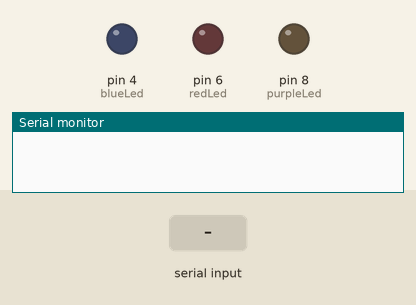
Bench run of a sketch on a simulated Arduino Uno, built with avr-gcc and run on an emulated ATmega328P. Shown: output pins drawn as LEDs (lit = HIGH), the last lines printed to the serial monitor. Inputs (shaded band) come from the test bench.

Above: at 1.2 s.
1.3 s: "azul\n" received over Serial
At 2.3 s:
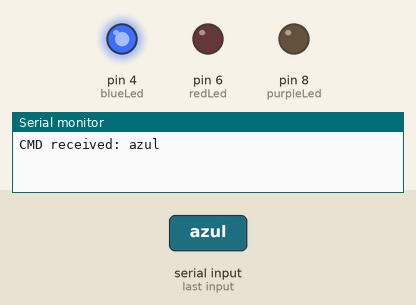
2.8 s: "rojo\n" received over Serial
At 3.4 s:
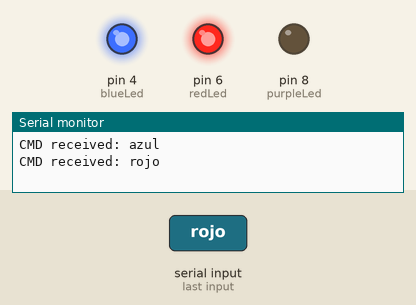
4.3 s: "morado\n" received over Serial
At 4.6 s:
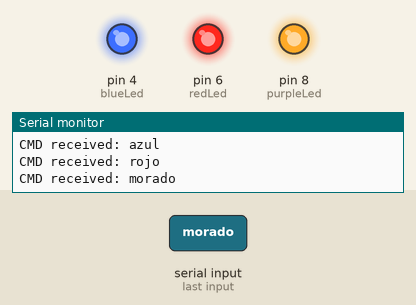
7.3 s: "azul\n" received over Serial
At 8.1 s:
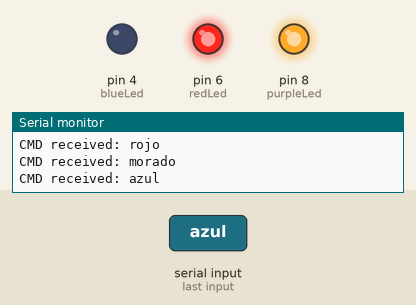
8.8 s: "rojo\n" received over Serial
At 9.2 s:
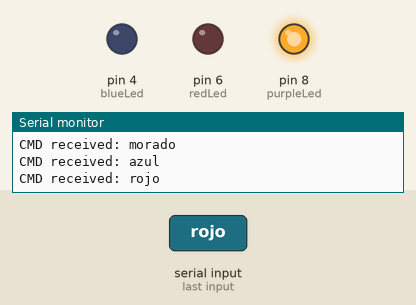
Timing chart, 0 to 11.3 s (numbered marks = the images above; inputs shaded):
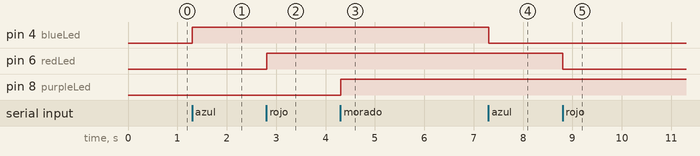

The sketch:

leds_arduino_unity.ino
```cpp
const byte blueLed = 4;
const byte redLed = 6;
const byte purpleLed = 8;

bool blueState = false;
bool redState = false;
bool purpleState = false;

String inputString = "";  // a String CMD from unity
bool stringComplete = false;

void setup() {
  Serial.begin(9600);
  inputString.reserve(200);
  pinMode(blueLed, OUTPUT);
  pinMode(redLed, OUTPUT);
  pinMode(purpleLed, OUTPUT);
}

void loop() {
  if (stringComplete) {
    Serial.print("CMD received: ");
    Serial.println(inputString);
    inputString.trim();
    processCmd(inputString);
    inputString = "";
    stringComplete = false;
  }
} // EOF loop()


// ocurre automáticamente cada que finaliza el loop()
void serialEvent() {
  while (Serial.available()) {
    char inChar = (char)Serial.read();
    if (inChar == '\n') {
      stringComplete = true;
    }
    else {
      inputString += inChar;
    }
  }
} // EOF serialEvent


void processCmd(String cmd){
  if (cmd.equals("azul")){
    blueState = !blueState;
    digitalWrite(blueLed, blueState);
  }
  else if (cmd.equals("rojo")){
    redState = !redState;
    digitalWrite(redLed, redState);
  }
  else if (cmd.equals("morado")){
    purpleState = !purpleState;
    digitalWrite(purpleLed, purpleState);
  }
} // EOF processCmd
```

Measured:
- after the input at 1.3 s, pin 4 (blueLed): LOW → HIGH at once
- after the input at 2.8 s, pin 6 (redLed): LOW → HIGH at once
- after the input at 4.3 s, pin 8 (purpleLed): LOW → HIGH at once
- after the input at 7.3 s, pin 4 (blueLed): HIGH → LOW at once
- after the input at 8.8 s, pin 6 (redLed): HIGH → LOW at once
